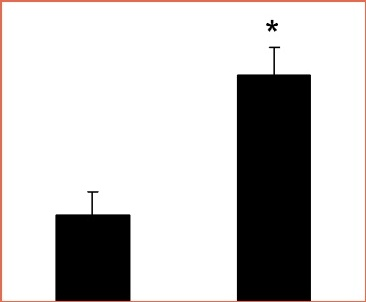
#> input picture ChartDete/output/area_extracted/PMC2999541___g006_output.jpg, 366 x 302 px
$ python segmentAndIdentify2.py
#> lines starting #> are read from the running program, lines starting #| are printed output that depends on the picture; after the words box and inside, x2 and y2 are one past the last pixel; in counts of white or black regions, pixels touching at a corner belong together; long printed decimals are rounded
import cv2
import numpy as np
from skimage.segmentation import slic
from skimage.color import label2rgb, rgb2lab, deltaE_ciede2000
from skimage.filters import sobel
import matplotlib.pyplot as plt
from skimage.segmentation import mark_boundaries
from skimage.measure import regionprops
from skimage import graph

image = cv2.imread('./ChartDete/output/area_extracted/PMC2999541___g006_output.jpg')
#> image is the input picture: shape (302, 366, 3); mean B, G, R 197.6, 198.2, 200
image_rgb = cv2.cvtColor(image, cv2.COLOR_BGR2RGB)
gray_image = cv2.cvtColor(image, cv2.COLOR_BGR2GRAY)
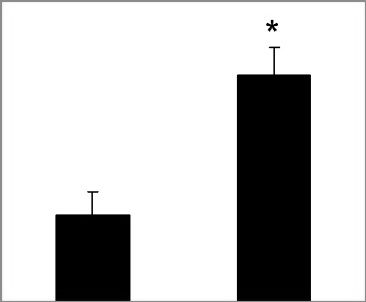
#> gray_image: shape (302, 366); min 0, max 255, mean 198.6

lab_image = rgb2lab(image_rgb)
#> lab_image: shape (302, 366, 3) float64; mean of channels 0, 1, 2 78, 0.6, 0.6

edges = sobel(gray_image)
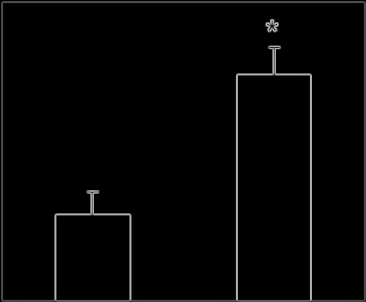
#> edges: shape (302, 366) float64; min 0, max 0.77, mean 0.0197

blurred_image = cv2.GaussianBlur(image_rgb, (5, 5), 0)
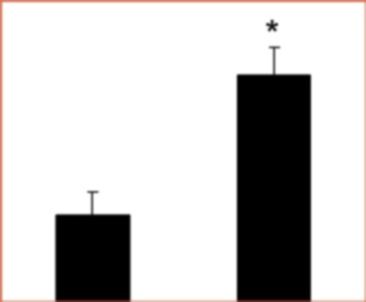
#> blurred_image: shape (302, 366, 3); mean R, G, B 200, 198.3, 197.8

n_segments = 150
compactness = 50
segments = slic(blurred_image, n_segments=n_segments, compactness=compactness, sigma=1, start_label=1)
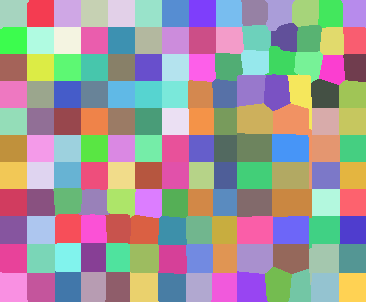
#> segments: shape (302, 366) int64; 148 distinct labels, from 1 to 148; one colour per label, 0 black

# Merge superpixels based on color similarity
rag = graph.rag_mean_color(image_rgb, segments)
threshold = 30
new_segments = graph.cut_threshold(segments, rag, threshold)
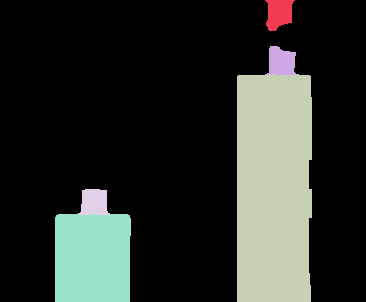
#> new_segments: shape (302, 366) int64; 6 distinct labels, from 0 to 5; one colour per label, 0 black

boundary_image = mark_boundaries(image_rgb, new_segments)

plt.figure(figsize=(10, 10))
plt.imshow(boundary_image)
plt.axis('off')
plt.show()

def is_color_consistent(colors, threshold=15):
    std_dev = np.std(colors, axis=0)
    return np.all(std_dev < threshold)

def is_black_or_white(color_lab):
    L, a, b = color_lab
    if L < 5 and abs(a) < 2 and abs(b) < 2:
        return "black"

    elif L > 95 and abs(a) < 2 and abs(b) < 2:
        return "white"

    return "neither"

valid_superpixels_lab = []
valid_superpixel_count = 0

for seg_val in np.unique(new_segments):
    mask = (new_segments == seg_val)
    superpixel_colors = lab_image[mask]

    mean_color = np.mean(superpixel_colors, axis=0)

    if is_black_or_white(mean_color) != "neither":
        continue

    if is_color_consistent(superpixel_colors):
        valid_superpixel_count += 1

        valid_superpixels_lab.append(mean_color)
#> this loop made 6 passes
#> (L in is_black_or_white, a in is_black_or_white, b in is_black_or_white) on passes 1, 4, 6: (98.72, 0.685, 0.733), (0.899, 0.232, 0.111), (1.74, 0.599, 0.28)
#> (L in is_black_or_white, a in is_black_or_white, b in is_black_or_white, std_dev in is_color_consistent) on passes 2, 3, 5: (87.19, 3.31, 3.09, [27.62, 10.64, 8.72]), (89.73, -0.00223, 0.00422, [25.64, 0.000583, 0.00111]), (90.22, -0.00224, 0.00425, [24.91, 0.000542, 0.00103])
#> pass 1, `mask = (new_segments == seg_val)`:
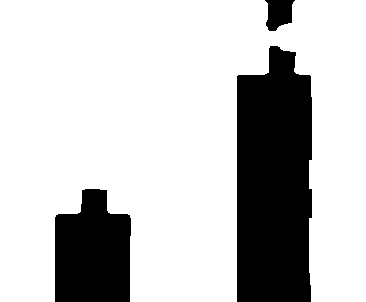
#> mask: shape (302, 366) bool; 77.1% white; 3 black regions, box (x1, y1, x2, y2) and area: (237, 46, 312, 302) 17393, (55, 189, 131, 302) 7245, (265, 0, 295, 31) 671
#> after the loop, valid_superpixel_count = 0; valid_superpixels_lab = []

print(f"Number of valid superpixels (after removing background and checking consistency): {valid_superpixel_count}")
#| Number of valid superpixels (after removing background and checking consistency): 0

used_superpixels = set()
closest_color_diffs = []

def find_closest_color(lab_colors, used_superpixels):
    min_diff = float('inf')
    closest_pair = None

    for i in range(len(lab_colors)):
        if i in used_superpixels:
            continue
        for j in range(i + 1, len(lab_colors)):
            if j in used_superpixels:
                continue
            lab1 = lab_colors[i].reshape(1, 3)
            lab2 = lab_colors[j].reshape(1, 3)
            diff = deltaE_ciede2000(lab1, lab2)
            if diff > 0 and diff < min_diff:  # 排除完全相同的颜色
                min_diff = diff
                closest_pair = (i, j)

    return closest_pair, min_diff

while len(used_superpixels) < len(valid_superpixels_lab) - 1:
    closest_pair, min_diff = find_closest_color(valid_superpixels_lab, used_superpixels)
    if closest_pair is not None:
        i, j = closest_pair
        closest_color_diffs.append(min_diff)
        used_superpixels.add(i)
        used_superpixels.add(j)
#> this loop made 0 passes
#> after the loop, closest_color_diffs = []; used_superpixels = 0 items

if len(closest_color_diffs) > 0:
    mean_color_diff = np.mean(closest_color_diffs)
    print(f"Mean CIEDE2000 color difference between the closest superpixels: {mean_color_diff}")
else:
    print("No significant color differences found between superpixels.")

plt.figure(figsize=(10, 10))
plt.imshow(label2rgb(new_segments, image_rgb, kind='avg', bg_label=0, alpha=0.5))
plt.axis('off')
plt.show()
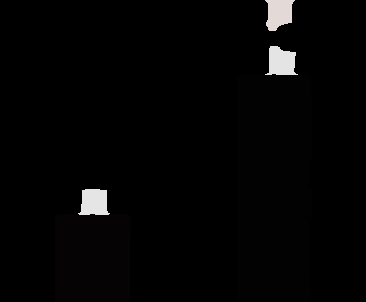
#> shown: shape (302, 366, 3); mean R, G, B 4.7, 4.6, 4.6

$ run again, with ChartDete/output/area_extracted/PMC2576439___g003_output.jpg copied over ChartDete/output/area_extracted/PMC2999541___g006_output.jpg
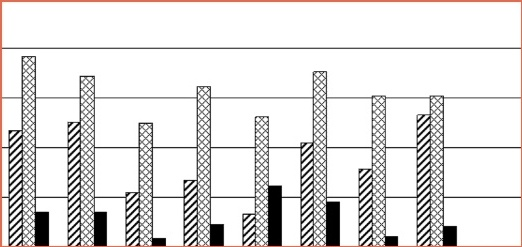
#> input picture ChartDete/output/area_extracted/PMC2576439___g003_output.jpg, 522 x 247 px
#> image is the input picture: shape (247, 522, 3); mean B, G, R 223.1, 223.7, 225.6
#> lab_image: shape (247, 522, 3) float64; mean of channels 0, 1, 2 88.4, 0.7, 0.6
#> segments: shape (247, 522) int64; 158 distinct labels, from 1 to 158
#> new_segments: shape (247, 522) int64; 24 distinct labels, from 0 to 23
#> the loop `for seg_val in np.unique(new_segments):` made 24 passes
#> (L in is_black_or_white, a in is_black_or_white, b in is_black_or_white, std_dev in is_color_consistent) on passes 2 to 9: (87.56, 1.82, 1.68, [21.32, 7.42, 6.2]), (84.41, -0.00212, 0.00403, [22.79, 0.000483, 0.000916]), (89.41, -0.00223, 0.00423, [20.55, 0.000435, 0.000825]), (85.87, -0.00216, 0.00409, [21.61, 0.000457, 0.000867]), (66.76, 0.669, 0.534, [34.75, 3.72, 2.83]), (67.79, 0.489, 0.392, [31.37, 3.14, 2.45]), (75.89, 1.8, 1.71, [28.98, 7.4, 6.37]), (82.91, -0.00209, 0.00397, [25.84, 0.000549, 0.00104])
#> pass 1, `mask = (new_segments == seg_val)`:
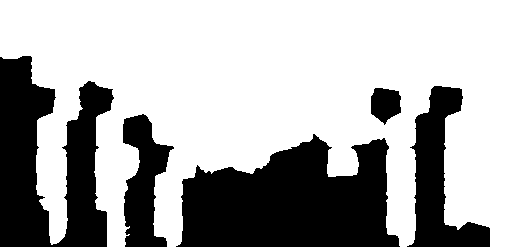
#> mask: shape (247, 522) bool; 67.9% white; 5 black regions, box (x1, y1, x2, y2) and area: (176, 134, 400, 247) 17909, (0, 56, 114, 247) 13049, (407, 86, 490, 247) 5718, (123, 114, 174, 247) 3871, (371, 88, 401, 125) 824
#> after the loop `for seg_val in np.unique(new_segments):`: valid_superpixel_count = 0; valid_superpixels_lab = []
#| Number of valid superpixels (after removing background and checking consistency): 0
#> used_superpixels = 0 items
#> after the loop `while len(used_superpixels) < len(valid_superpixels_lab) - 1:`: closest_color_diffs = []
#> `plt.show()`:
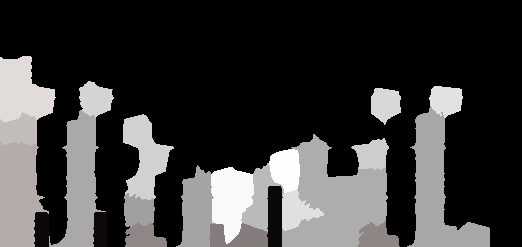
#> shown: shape (247, 522, 3); mean R, G, B 57.7, 56.9, 56.8

$ run again, with ChartDete/output/area_extracted/PMC2823789___g003_output.jpg copied over ChartDete/output/area_extracted/PMC2999541___g006_output.jpg
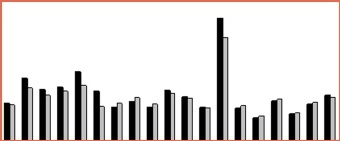
#> input picture ChartDete/output/area_extracted/PMC2823789___g003_output.jpg, 340 x 141 px
#> image is the input picture: shape (141, 340, 3); mean B, G, R 210.9, 211.9, 215.1
#> lab_image: shape (141, 340, 3) float64; mean of channels 0, 1, 2 83.8, 1.1, 1.1
#> segments: shape (141, 340) int64; 153 distinct labels, from 1 to 153
#> new_segments: shape (141, 340) int64; 47 distinct labels, from 0 to 46
#> the loop `for seg_val in np.unique(new_segments):` made 47 passes
#> (L in is_black_or_white, a in is_black_or_white, b in is_black_or_white, std_dev in is_color_consistent) on passes 1, 3, 4, 5, 6, 7, 8, 9: (88.93, 9.22, 8.62, [17.53, 15.77, 12.16]), (75.8, -0.00187, 0.00355, [41.33, 0.001, 0.0019]), (37.96, -0.001, 0.0019, [36.86, 0.000923, 0.00175]), (9.44, -0.000278, 0.000527, [21.77, 0.00057, 0.00108]), (92.73, -0.0023, 0.00436, [15.58, 0.000333, 0.000631]), (70.5, -0.00177, 0.00336, [38.87, 0.000931, 0.00176]), (5.9, -0.000175, 0.000331, [18.32, 0.000475, 0.0009]), (76.97, 0.00225, 0.00558, [27.05, 0.195, 0.271])
#> after the loop `for seg_val in np.unique(new_segments):`: valid_superpixel_count = 3; valid_superpixels_lab = [[5.08, -0.000159, 0.000302], [5.25, 0.016, -0.0266], [5.37, 0.0346, -0.0373]]
#| Number of valid superpixels (after removing background and checking consistency): 3
#> `used_superpixels = set()`: used_superpixels = 0 items
#> the loop `while len(used_superpixels) < len(valid_superpixels_lab) - 1:` made 1 pass
#> (min_diff, i, j) on pass 1: ([0.0795], 1, 2)
#> after the loop `while len(used_superpixels) < len(valid_superpixels_lab) - 1:`: closest_color_diffs = [[0.0795]]; used_superpixels = 2 items
#> mean_color_diff = 0.0795
#| Mean CIEDE2000 color difference between the closest superpixels: 0.07952
#> `plt.show()`:
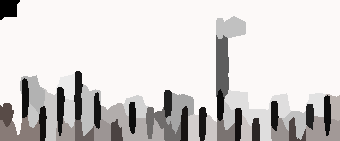
#> shown: shape (141, 340, 3); mean R, G, B 212.9, 209.8, 208.9
